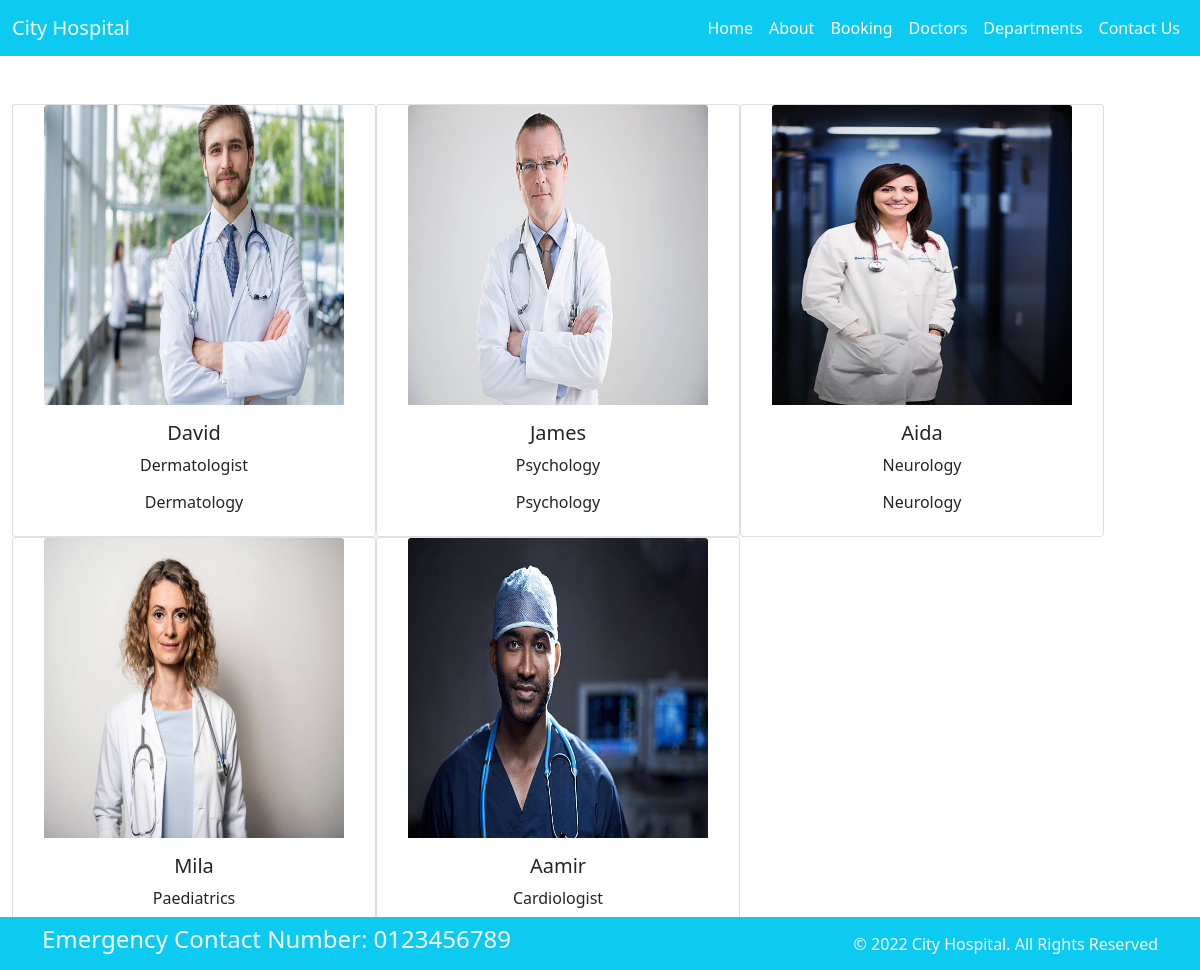
Page /doctors on the committed database.
### home/models.py (models this page shows, shortened)
class Doctors(models.Model):
    doc_name=models.CharField(max_length=100)
    doc_spec=models.CharField(max_length=100)
    dep_name=models.ForeignKey(Departments,on_delete=models.CASCADE)
    doc_img=models.ImageField(upload_to='doctors')

class Departments(models.Model):
    dep_name=models.CharField(max_length=100)
    dep_description=models.TextField(max_length=255)
    def __str__(self):
        return self.dep_name

### home/views.py (the view)
# urls.py: path('doctors',views.doctors, name='doctors'),
def doctors(request):
    dict_doc={
        'doc':Doctors.objects.all()
    }
    return render(request,'doctors.html',dict_doc)

### templates/doctors.html (shortened to what this page needs)
{% extends 'base.html' %}
{% block content %}
<div class="row container mt-5 ">
{% for d in doc %}
    <div class="card col-lg-4  text-center">
        <div class="text-center">
            <img  src="{{d.doc_img.url}}" class="card-img-top text-center" style="width: 300px; height: 300px;" alt="...">
        </div>
        <div class="card-body">
            <h5 class="card-title">{{d.doc_name}}</h5>
            <p class="card-text">{{d.doc_spec}}</p>
            <h6>{{d.dep_name}}</h6>
        </div>
    </div>
{% endfor %}
</div>
{% endblock %}

### templates/base.html (shortened to what this page needs)
{% load static %}
<!DOCTYPE html>
<html lang="en">
<head>
    <link rel="stylesheet" href="">
    <link href="https://cdn.jsdelivr.net/npm/bootstrap@5.0.2/dist/css/bootstrap.min.css" rel="stylesheet">
    <link rel="stylesheet" href="{% static '/css/styles.css' %}">
</head>
<body>
    <nav class="navbar navbar-expand-lg navbar-dark bg-info">
        <div class="container-fluid ">
          <a class="navbar-brand" href="#">City Hospital</a>
          <div class="collapse navbar-collapse" id="navbarNav">
            <ul class="navbar-nav ms-auto">
              <li class="nav-item">
                <a class="nav-link active" aria-current="page" href="{% url 'home' %}">Home</a>
              </li>
              <li class="nav-item">
                <a class="nav-link active" aria-current="page" href="{% url 'about' %}">About</a>
              </li>
              <li class="nav-item">
                <a class="nav-link active" aria-current="page" href="{% url 'booking' %}">Booking</a>
              </li>
              <li class="nav-item">
                <a class="nav-link active" aria-current="page" href="{% url 'doctors' %}">Doctors</a>
              </li>
              <li class="nav-item">
                <a class="nav-link active" aria-current="page" href="{% url 'departments' %}">Departments</a>
              </li>
              <li class="nav-item">
                <a class="nav-link active" aria-current="page" href="{% url 'contact' %}">Contact Us</a>
              </li>
            </ul>
          </div>
        </div>
      </nav>
    {% block content %}{% endblock %}
<section class="fixed-bottom">
    <footer class="pt-2 pb-2  bg-info text-light">
      <div class="container">
        <div class="row align-items-center">
          <div class="col-12 col-md-8">
            <h4>Emergency Contact Number: 0123456789</h4>
          </div>
          <div class="col-12 col-md-4 mt-4 mt-md-0 text-center text-md-end">
            © 2022 City Hospital. All Rights Reserved
          </div>
        </div>
      </div>
    </footer>
  </section>
</body>
</html>

### rows in the picture
Doctors: doc_img (picture), doc_name "David", doc_spec "Dermatologist", dep_name "Dermatology"
Doctors: doc_img (picture), doc_name "James", doc_spec "Psychology", dep_name "Psychology"
Doctors: doc_img (picture), doc_name "Aida", doc_spec "Neurology", dep_name "Neurology"
Doctors: doc_img (picture), doc_name "Mila", doc_spec "Paediatrics"
Doctors: doc_img (picture), doc_name "Aamir", doc_spec "Cardiologist"
